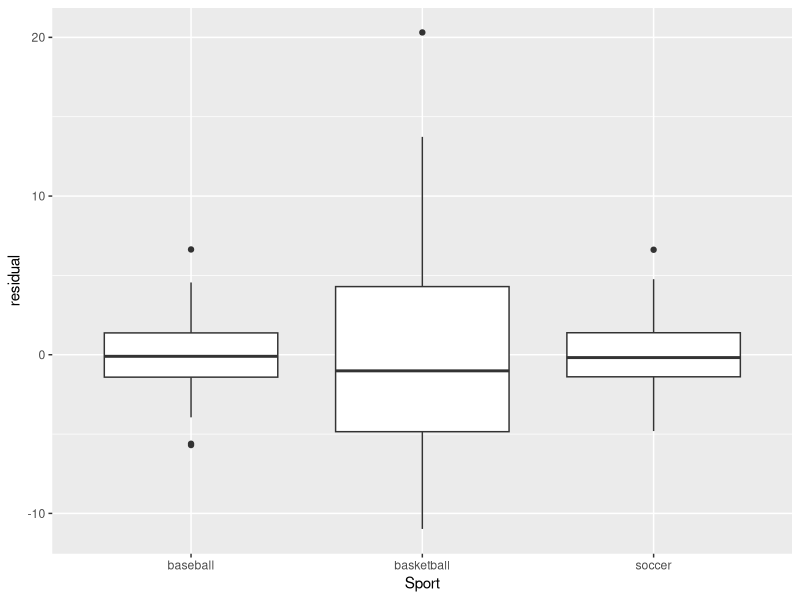

Recreate this plot in R.
## ---- chunk 1
knitr::opts_chunk$set(echo = TRUE)
library(ggplot2)
## ---- chunk 2
sport_heights <- read.csv("sport_heights.csv")
## ---- chunk 3
Height <- sport_heights$height
Sport <- sport_heights$sport

sport_heights$overall_mean <- with(sport_heights, mean(Height))

sport_heights$group_mean <- with(sport_heights, ave(Height, Sport))
## ---- chunk 4
between_group_SS <- with(sport_heights, sum((sport_heights$group_mean - sport_heights$overall_mean)^2))

within_group_SS <- with(sport_heights, sum((Height - sport_heights$group_mean)^2))
## ---- chunk 5
I <- length(unique(sport_heights$sport))
N <- nrow(sport_heights)

F_stat <- (between_group_SS/(I-1))/(within_group_SS/(N-I))
F_stat
## ---- chunk 6
oneway.test(Height ~ Sport, data = sport_heights, var.equal = T)
## ---- chunk 7
sport_heights$residual <- Height - sport_heights$group_mean

qplot(Sport, residual, data = sport_heights, geom = "boxplot")
## ---- chunk 8
oneway.test(Height ~ Sport, data = sport_heights, var.equal = F)
